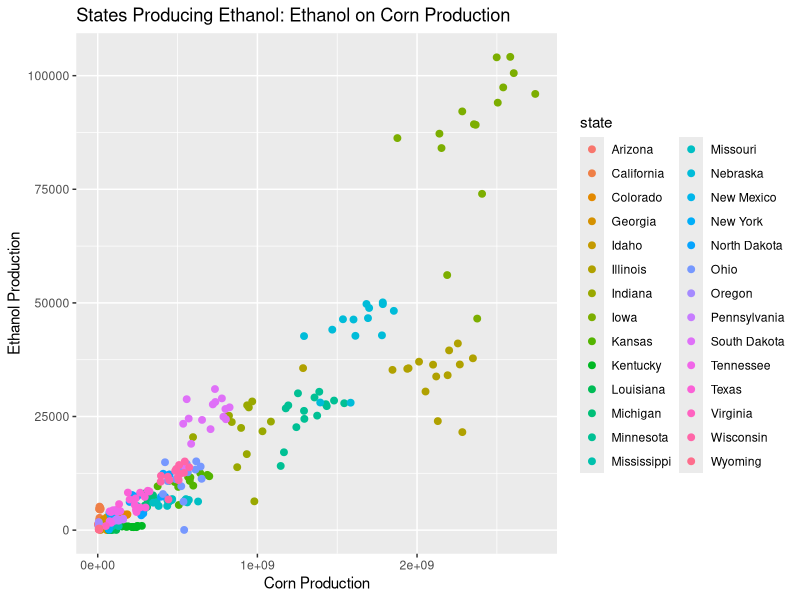
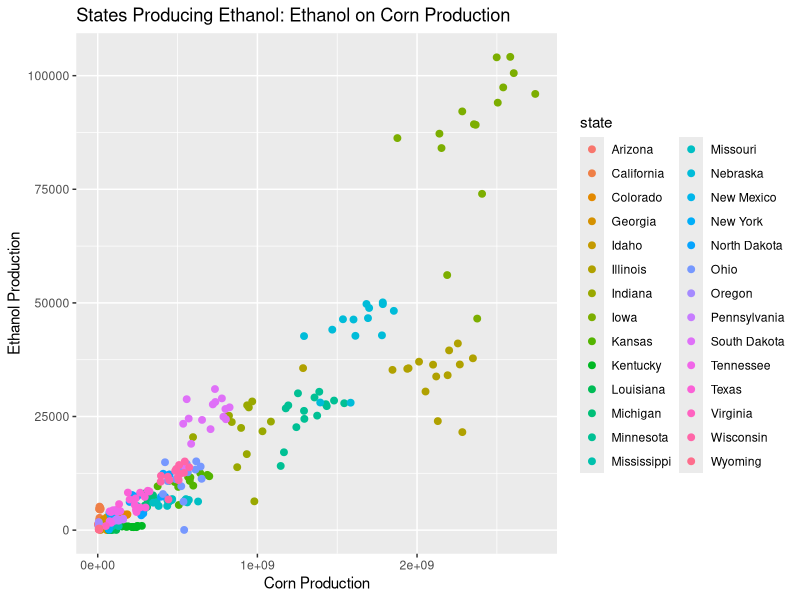

R code for these plots, in order:
#libraray needed packages
library(tidyverse)
library(ggplot2)
library(readr)

#setwd

#import data set
mega = read.csv("Data/Merging/merge_final.csv")

#make plot of ethanol and corn production
#first decide which low ethanol values to drop
summary(mega$eth.production)

#make plot
scatter = mega |>
  filter(eth.production > 0) |> 
  ggplot(aes(x = corn.production, y = eth.production, color = state)) +
  geom_point(size = 2) +
  labs(x = "Corn Production",
       y = "Ethanol Production",
       title = "States Producing Ethanol: Ethanol on Corn Production")
scatter

#save plot as png
ggsave("Exploratory_Output/EthCornScatterByState.png", scatter, "png")
